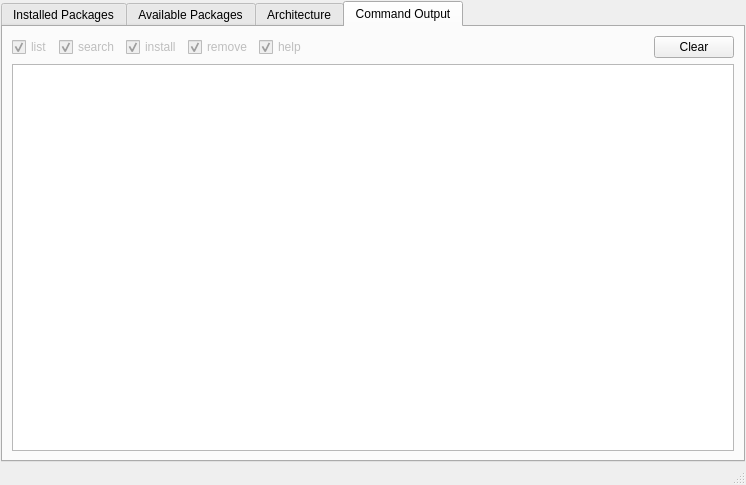
<?xml version="1.0" encoding="UTF-8"?>
<ui version="4.0">
 <class>UIMainWindow</class>
 <widget class="QMainWindow" name="UIMainWindow">
  <property name="geometry">
   <rect>
    <x>0</x>
    <y>0</y>
    <width>746</width>
    <height>485</height>
   </rect>
  </property>
  <property name="windowTitle">
   <string/>
  </property>
  <widget class="QWidget" name="centralwidget">
   <layout class="QVBoxLayout" name="verticalLayout">
    <property name="spacing">
     <number>0</number>
    </property>
    <property name="leftMargin">
     <number>1</number>
    </property>
    <property name="topMargin">
     <number>1</number>
    </property>
    <property name="rightMargin">
     <number>1</number>
    </property>
    <property name="bottomMargin">
     <number>1</number>
    </property>
    <item>
     <widget class="UIMainCaption" name="main_caption" native="true">
      <property name="sizePolicy">
       <sizepolicy hsizetype="Preferred" vsizetype="Fixed">
        <horstretch>0</horstretch>
        <verstretch>0</verstretch>
       </sizepolicy>
      </property>
     </widget>
    </item>
    <item>
     <widget class="QTabWidget" name="tabWidget">
      <property name="currentIndex">
       <number>3</number>
      </property>
      <widget class="QWidget" name="tab">
       <attribute name="title">
        <string>Installed Packages</string>
       </attribute>
       <layout class="QVBoxLayout" name="verticalLayout_2">
        <item>
         <widget class="UIInstallPackage" name="installPackage" native="true"/>
        </item>
       </layout>
      </widget>
      <widget class="QWidget" name="tab_2">
       <attribute name="title">
        <string>Available Packages</string>
       </attribute>
       <layout class="QVBoxLayout" name="verticalLayout_3">
        <item>
         <widget class="UIAvailablePackages" name="widget" native="true"/>
        </item>
       </layout>
      </widget>
      <widget class="QWidget" name="tab_4">
       <attribute name="title">
        <string>Architecture</string>
       </attribute>
       <layout class="QVBoxLayout" name="verticalLayout_5">
        <item>
         <widget class="UITripletList" name="widget_2" native="true"/>
        </item>
       </layout>
      </widget>
      <widget class="QWidget" name="tab_3">
       <attribute name="title">
        <string>Command Output</string>
       </attribute>
       <layout class="QVBoxLayout" name="verticalLayout_6">
        <item>
         <layout class="QVBoxLayout" name="verticalLayout_4">
          <item>
           <layout class="QHBoxLayout" name="horizontalLayout">
            <item>
             <widget class="QCheckBox" name="checkBox">
              <property name="enabled">
               <bool>false</bool>
              </property>
              <property name="text">
               <string>list</string>
              </property>
              <property name="checked">
               <bool>true</bool>
              </property>
             </widget>
            </item>
            <item>
             <widget class="QCheckBox" name="checkBox_4">
              <property name="enabled">
               <bool>false</bool>
              </property>
              <property name="text">
               <string>search</string>
              </property>
              <property name="checked">
               <bool>true</bool>
              </property>
             </widget>
            </item>
            <item>
             <widget class="QCheckBox" name="checkBox_2">
              <property name="enabled">
               <bool>false</bool>
              </property>
              <property name="text">
               <string>install</string>
              </property>
              <property name="checked">
               <bool>true</bool>
              </property>
             </widget>
            </item>
            <item>
             <widget class="QCheckBox" name="checkBox_3">
              <property name="enabled">
               <bool>false</bool>
              </property>
              <property name="text">
               <string>remove</string>
              </property>
              <property name="checked">
               <bool>true</bool>
              </property>
             </widget>
            </item>
            <item>
             <widget class="QCheckBox" name="checkBox_5">
              <property name="enabled">
               <bool>false</bool>
              </property>
              <property name="text">
               <string>help</string>
              </property>
              <property name="checked">
               <bool>true</bool>
              </property>
             </widget>
            </item>
            <item>
             <spacer name="horizontalSpacer">
              <property name="orientation">
               <enum>Qt::Horizontal</enum>
              </property>
              <property name="sizeHint" stdset="0">
               <size>
                <width>40</width>
                <height>20</height>
               </size>
              </property>
             </spacer>
            </item>
            <item>
             <widget class="QPushButton" name="pushButton">
              <property name="text">
               <string>Clear</string>
              </property>
             </widget>
            </item>
           </layout>
          </item>
          <item>
           <widget class="QTextEdit" name="textEdit"/>
          </item>
         </layout>
        </item>
       </layout>
      </widget>
     </widget>
    </item>
   </layout>
  </widget>
  <widget class="QStatusBar" name="statusbar">
   <property name="sizePolicy">
    <sizepolicy hsizetype="Expanding" vsizetype="Preferred">
     <horstretch>0</horstretch>
     <verstretch>0</verstretch>
    </sizepolicy>
   </property>
  </widget>
 </widget>
 <customwidgets>
  <customwidget>
   <class>UIMainCaption</class>
   <extends>QWidget</extends>
   <header>UIMainCaption.h</header>
   <container>1</container>
  </customwidget>
  <customwidget>
   <class>UIInstallPackage</class>
   <extends>QWidget</extends>
   <header>UIInstallPackage.h</header>
   <container>1</container>
  </customwidget>
  <customwidget>
   <class>UIAvailablePackages</class>
   <extends>QWidget</extends>
   <header>UIAvailablePackages.h</header>
   <container>1</container>
  </customwidget>
  <customwidget>
   <class>UITripletList</class>
   <extends>QWidget</extends>
   <header>UITripletList.h</header>
   <container>1</container>
  </customwidget>
 </customwidgets>
 <resources/>
 <connections/>
</ui>
